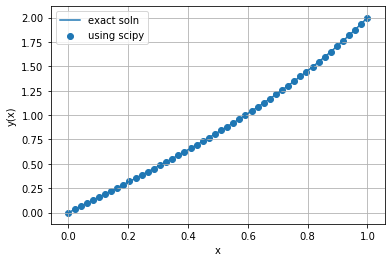

Here is the Python script that generated this plot:
#!/usr/bin/env python3
# -*- coding: utf-8 -*-
"""
Created on Fri Jun  5 13:39:15 2020
Prob8: BVP
@author: chintan
"""
import numpy as np
from matplotlib import pyplot as plt
from scipy.integrate import solve_bvp
def f(x,y):
    return(np.vstack((y[1],4*(y[0]-x))))
n=10
x1=0
x2=1
y1=0
y2=2
x=np.linspace(x1,x2,n)
y=np.zeros((2,n))
def bc(ya,yb):
    return(ya[0]-y1,yb[0]-y2)
soln=solve_bvp(f,bc,x,y)
xp=np.linspace(x1,x2,50)      
yp=soln.sol(xp)[0]
e=np.exp(1)
y_ext=e**2*(e**4-1)**(-1)*(e**(2*xp)-e**(-2*xp))+xp
plt.scatter(xp,yp,label='using scipy')
plt.plot(xp,y_ext,label='exact soln')
plt.legend()
plt.xlabel('x')
plt.ylabel('y(x)')
plt.grid()
plt.show()

rel_err=abs(y_ext-yp)/y_ext*100
rel_err[0]=0
rel_err[n-1]=0
print('relative error in percentage:',rel_err)
